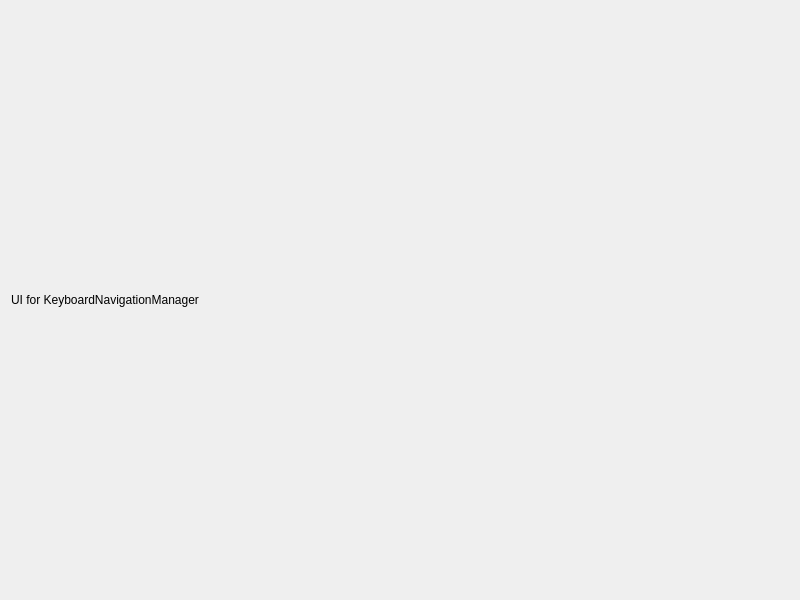
<?xml version="1.0" encoding="UTF-8"?>
<ui version="4.0">
 <class>KeyboardNavigationManager</class>
 <widget class="QDialog" name="keyboardNavigationManager">
  <property name="geometry">
   <rect>
    <x>0</x>
    <y>0</y>
    <width>800</width>
    <height>600</height>
   </rect>
  </property>
  <property name="windowTitle">
   <string>Keyboard Navigation Manager</string>
  </property>
  <layout class="QVBoxLayout" name="verticalLayout">
   <item>
    <widget class="QLabel" name="label">
     <property name="text">
      <string>UI for KeyboardNavigationManager</string>
     </property>
    </widget>
   </item>
  </layout>
 </widget>
 <resources/>
 <connections/>
</ui>
